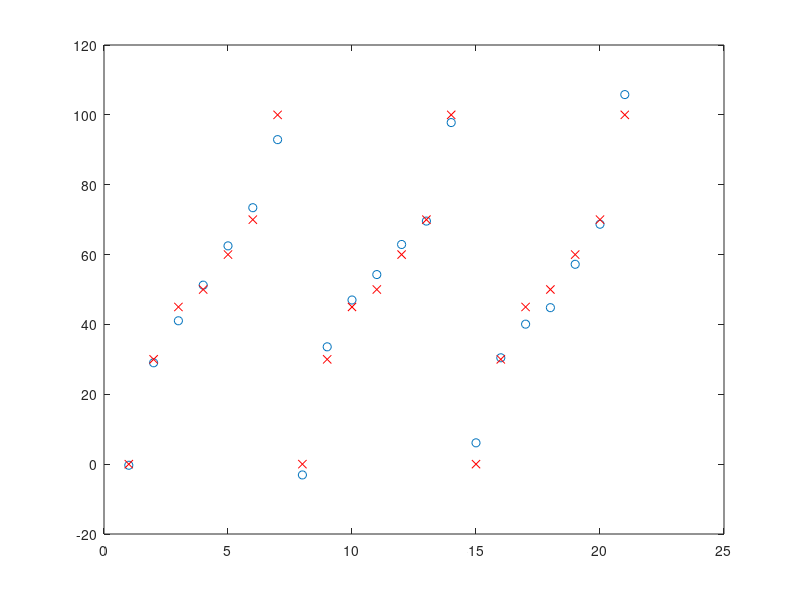

This figure's MATLAB source:
%PA calibration global background
%2	100	1258.357143	944.5017007;...
%mmax = 60000 for kVp=39
%{
2	0	13172.33781	15340.26283;...
2	30	15113.24327	16752.65593;...
2	45	16066.99738	17429.26132;...
2	50	16452.58538	17676.90253;...
2	60	17210.66255	18194.95276;...
2	70	17809.09231	18597.82443;...
2	100	19952.02128	20101.21493;...
%}

Data=[...
3	0	18936.89387	19706.01696;...
3	30	21622.54519	21472.42275;...
3	45	22924.91483	22313.76209;...
3	50	23449.72379	22616.09488;...
3	60	24527.15989	23285.58219;...
3	70	25408.04514	23814.94128;...
3	100	28389.26356	25647.87055;...
4	0	24975.95118	24091.22113;...
4	30	28384.55449	26043.78576;...
4	45	29994.64871	26976.75279;...
4	50	30623.4264	27319.31229;...
4	60	31996.54961	28116.85196;...
4	70	33111.6198	28757.17849;...
4	100	36798.88875	30768.45671;...
5	0	30224.27867	28162.87979;...
5	30	34126.95741	30467.7111;...
5	45	35934.93388	31427.04993;...
5	50	36649.30711	31822.78395;...
5	60	38238.34746	32739.53565;...
5	70	39535.95718	33495.62968;...
5	100	43881.90689	35862.65338;...
];

Data(:,3)=Data(:,3)/1000;
Data(:,4)=Data(:,4)/1000;
Data(:,3)=Data(:,3)./Data(:,4);
B=[Data(:,1) Data(:,2)];
A=[ones(size(Data,1),1) Data(:,3) Data(:,4) Data(:,3).^2 Data(:,4).^2 Data(:,3).*Data(:,4)];
X=A\B

Result=A*X
figure;plot(Result(:,2),'o');hold on;
plot(Data(:,2),'rx');

dev_thickness = (sum((Data(:,1)-Result(:,1)).^2)./size(Data,1)).^0.5
dev_density = (sum((Data(:,2)-Result(:,2)).^2)./size(Data,1)).^0.5
%dev = (sum((Data(:,2)-Result(:,2)).^2)./size(Data,1)).^0.5



